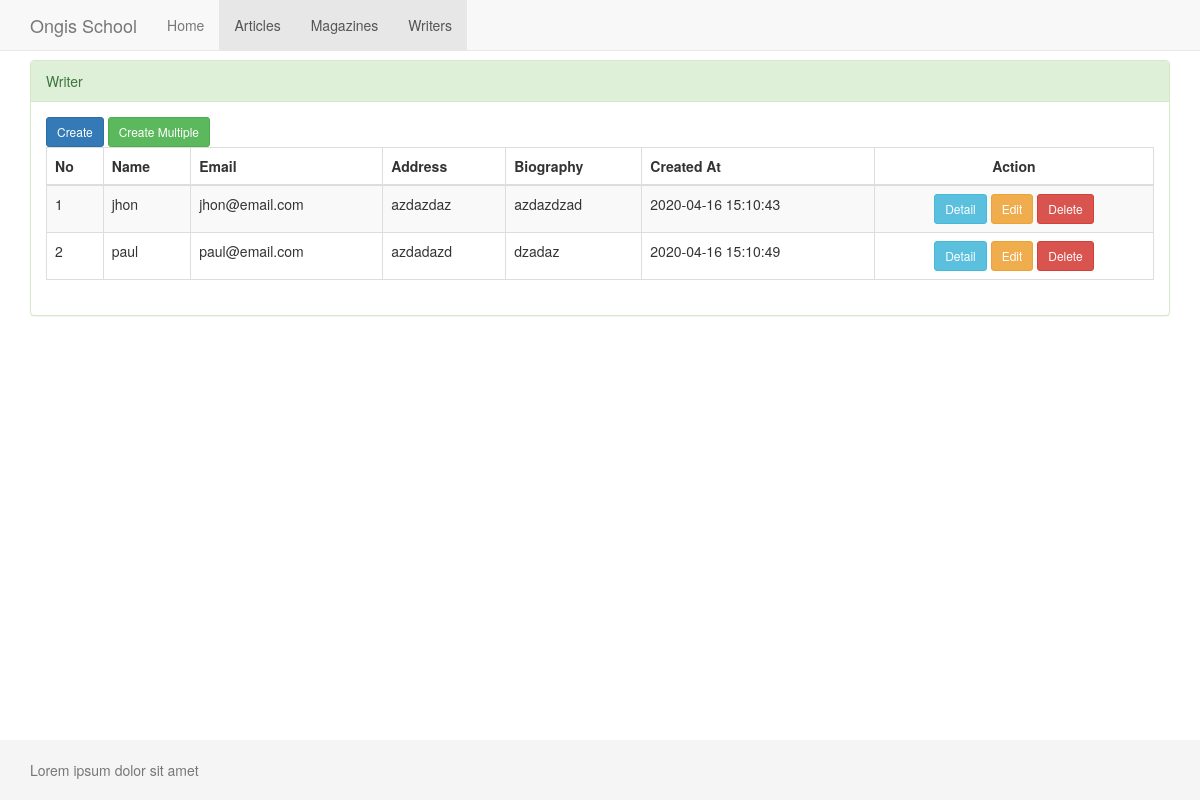
The app's page /index.php?page=writers with its own data.
### tables this page shows
CREATE TABLE `writers` (
  `id` int(11) NOT NULL,
  `name` varchar(100) NOT NULL,
  `email` text NOT NULL,
  `address` varchar(100) DEFAULT NULL,
  `biography` text NOT NULL,
  `created_at` datetime DEFAULT NULL,
  `updated_at` datetime DEFAULT NULL
);

### config/app.php (called while the page is built, shortened)
<?php
$baseUrl = 'http://localhost/FIVERR-master//';

### config/database.php (called while the page is built, shortened)
<?php
class database
{
	static function connection()
	{
		try {
			$conn = new PDO('mysql:host=127.0.0.1;dbname=ongisschool_crud', 'root', '');
	        $conn->setAttribute(PDO::ATTR_ERRMODE, PDO::ERRMODE_EXCEPTION);
		} catch (Exception $e) {
			 $conn = null;
		}
			return $conn;
	}
}

### config/WriterModel.php (called while the page is built, shortened)
<?php
class WriterModel
{
	private $db;
    public function __construct()
	{
		$this->db = database::connection();
	}
    public function getData(){
		$query = $this->db->prepare("SELECT * FROM writers");
		$query->execute();
		return $query->fetchAll(PDO::FETCH_OBJ);
	}
}

### writers/data.php (the view, shortened to what this page needs)
<div class="col-lg-12">
           <div class="panel panel-success">
               <div class="panel-heading">
                   Writer
               </div>
               <div class="panel-body">
                   <a href="<?php echo $baseUrl; ?>index.php?page=writers&action=create" class="btn btn-sm btn-primary">Create</a>
                   <a href="<?php echo $baseUrl; ?>index.php?page=writers&action=createMultiple" class="btn btn-sm btn-success">Create Multiple</a>
                   <div class="table-responsive">
                       <table class="table table-bordered table-striped">
                       <thead>
                           <tr>
                               <th>No</th>
                               <th>Name</th>
                               <th>Email</th>
                               <th>Address</th>
                               <th>Biography</th>
                               <th>Created At</th>
                               <th class="text-center">Action</th>
                           </tr>
                       </thead>
                       <tbody>
                       <?php
                           $statement = $model->getData();
                           $no = 1;
                           foreach ($statement as $writers) {
                       ?>
                           <tr>
                               <td><?php echo $no++; ?></td>
                               <td><?php echo $writers->name; ?></td>
                               <td><?php echo $writers->email; ?></td>
                               <td><?php echo (! empty($writers->address)) ? $writers->address : '-'; ?></td>
                               <td><?php echo $writers->biography; ?></td>
                               <td><?php echo $writers->created_at; ?></td>
                               <td class="text-center">
                                   <a href="<?php echo $baseUrl; ?>index.php?page=writers&action=detail&id=<?php echo $writers->id; ?>" class="btn btn-sm btn-info">Detail</a>
                                   <a href="<?php echo $baseUrl; ?>index.php?page=writers&action=edit&id=<?php echo $writers->id; ?>" class="btn btn-sm btn-warning">Edit</a>
                                   <button value="<?php echo $baseUrl; ?>index.php?page=writers&action=delete&id=<?php echo $writers->id; ?>" class="btn btn-sm btn-danger delete" id="<?php echo $writer->id; ?>">Delete</button>
                               </td>
                           </tr>
                       <?php
                           }
                       ?>
                       </tbody>
                   </table>
                   </div>
               </div>
           </div>
       </div>

### assets/css/style.css (style rules this page uses)
html { position: relative; min-height: 100%; }
body { margin-bottom: 60px; }

### records on screen
writers: name "jhon", email "jhon@email.com", address "azdazdaz", biography "azdazdzad", created_at "2020-04-16 15:10:43"
writers: name "paul", email "paul@email.com", address "azdadazd", biography "dzadaz", created_at "2020-04-16 15:10:49"
